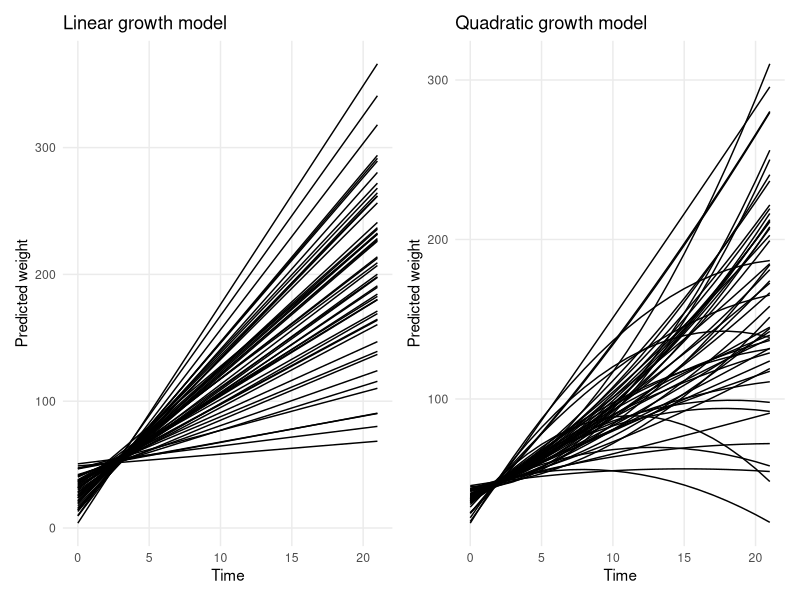
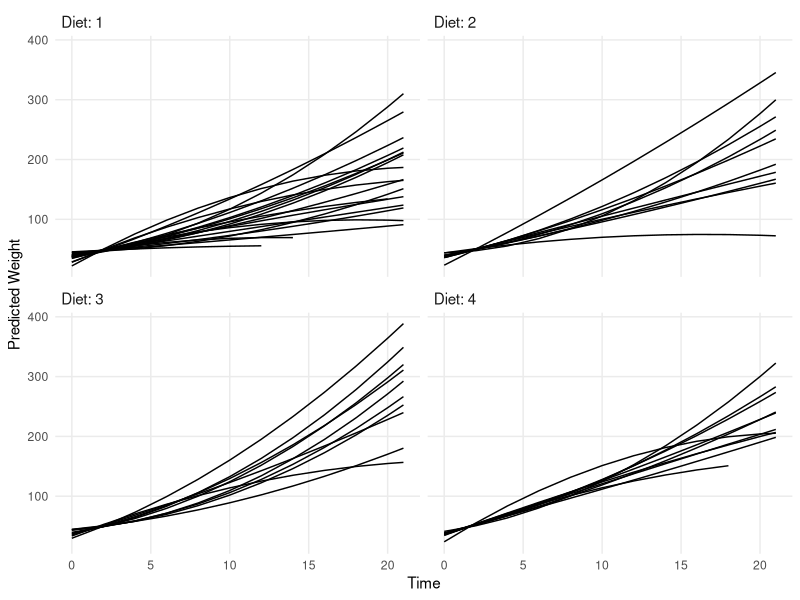
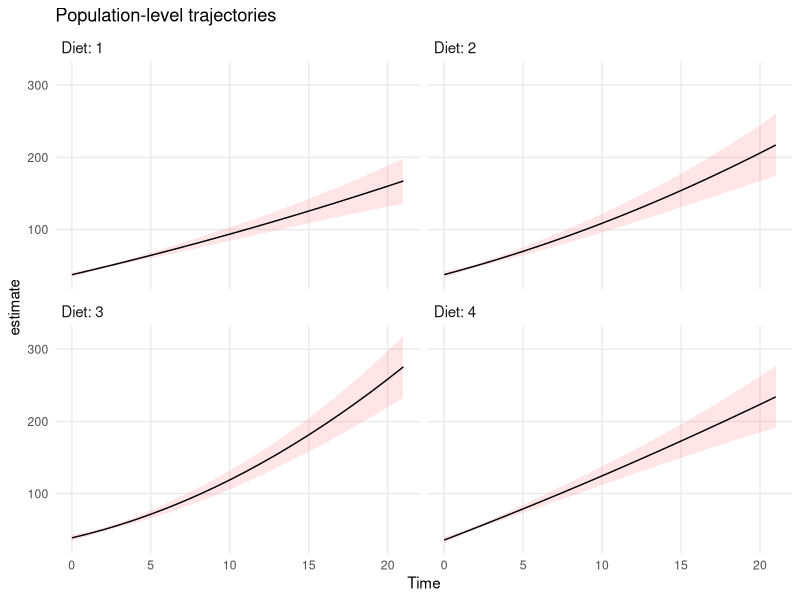

Generate these figures, in order, with R:
## ---- chunk 1
## this vignette is in .Rbuildignore because lme4 is not available on old CRAN
## test machines.

knitr::opts_chunk$set(
  collapse = TRUE,
  fig.width = 9,
  fig.asp = .4,
  out.width = "100%",
  warning = FALSE,
  message = FALSE,
  comment = "#>"
)

library(ggplot2)

theme_clean <- function() {
  theme_minimal() +
    theme(panel.grid.minor = element_blank(),
          strip.text = element_text(size = rel(1), hjust = 0),
          strip.background = element_blank(),
          legend.position = "bottom")
}
ggplot2::theme_set(theme_clean())
## ---- chunk 2
library(lme4)
library(tidyverse)
library(patchwork)
library(marginaleffects)

## unconditional linear growth model
fit1 <- lmer(
  weight ~ 1 + Time + (1 + Time | Chick),
  data = ChickWeight)

## conditional quadratic growth model
fit2 <- lmer(
  weight ~ 1 + Time + I(Time^2) + Diet + Time:Diet + I(Time^2):Diet + (1 + Time + I(Time^2) | Chick),
  data = ChickWeight)
## ---- chunk 3
pred1 <- predictions(fit1,
                     newdata = datagrid(Chick = ChickWeight$Chick,
                                        Time = 0:21))

p1 <- ggplot(pred1, aes(Time, estimate, level = Chick)) +
      geom_line() +
      labs(y = "Predicted weight", x = "Time", title = "Linear growth model")

pred2 <- predictions(fit2,
                     newdata = datagrid(Chick = ChickWeight$Chick,
                                        Time = 0:21))

p2 <- ggplot(pred2, aes(Time, estimate, level = Chick)) +
      geom_line() +
      labs(y = "Predicted weight", x = "Time", title = "Quadratic growth model")

p1 + p2
## ---- chunk 4
pred <- predictions(fit2)

ggplot(pred, aes(Time, estimate, level = Chick)) +
    geom_line() +
    ylab("Predicted Weight") +
    facet_wrap(~ Diet, labeller = label_both)
## ---- chunk 5
pred <- predictions(
    fit2,
    newdata = datagrid(Chick = NA,
                       Diet = 1:4,
                       Time = 0:21),
    re.form = NA)

ggplot(pred, aes(x = Time, y = estimate, ymin = conf.low, ymax = conf.high)) +
    geom_ribbon(alpha = .1, fill = "red") +
    geom_line() +
    facet_wrap(~ Diet, labeller = label_both) +
    labs(title = "Population-level trajectories")
